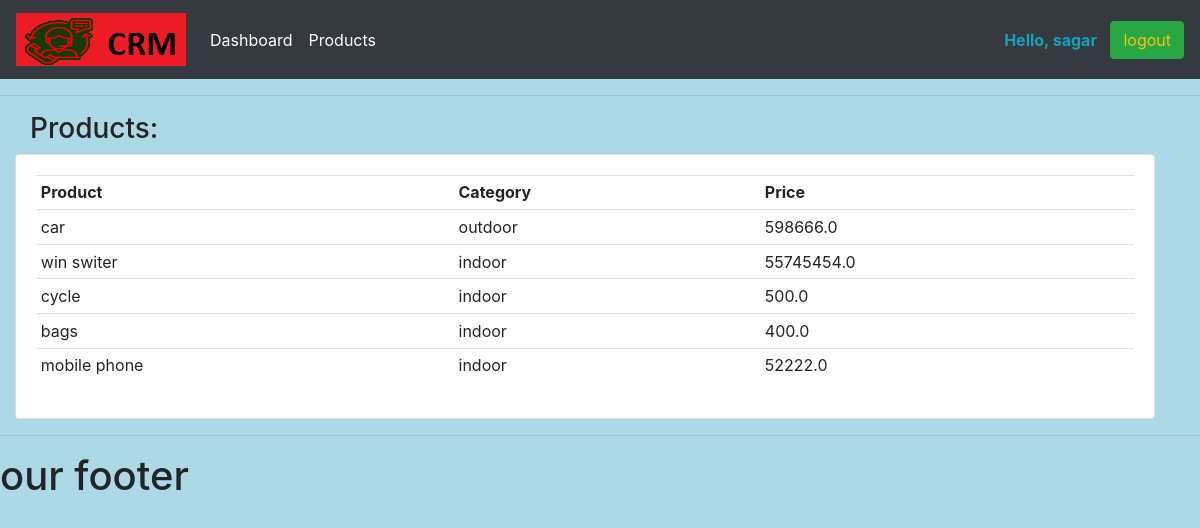
The app's page /product (signed in) with its own data.
### accounts/models.py (models this page shows, shortened)
class Product(models.Model):
    name = models.CharField(max_length=200, null=True)
    price = models.FloatField(null=True)
    CATEGORY = (
        ('indoor', 'indoor'),
        ('outdoor', 'outdoor'),
    )
    category = models.CharField(choices=CATEGORY, max_length=200, null=True)
    description = models.TextField(max_length=200, null=True, blank=True)
    date_created = models.DateTimeField(auto_now_add=True, null=True)
    tag = models.ManyToManyField(Tag)

### accounts/views.py (the view)
# urls.py: path('product', views.product, name="product"),
@login_required(login_url='login')
def product(request):
    products = Product.objects.all()
    return render(request, 'accounts/product.html', {'products': products})

### templates/accounts/product.html
{% extends 'accounts/main.html' %}
{% block content %}
<div class="row container-fluid">
    <h3 class="text- col-sm-12">
        Products:
    </h3>
</div>
<div class="row container-fluid">
    <div class="card card-body">
        <table class="table table-sm">
            <tr>
                <th>Product</th>
                <th>Category</th>
                <th>Price</th>
            </tr>
            {% for product in products %}
            <tr>
                <td>{{product.name}}</td>
                <td>{{product.category}}</td>
                <td>{{product.price}}</td>
            </tr>
             {% endfor %}
        </table>
    </div>
</div>
{% endblock %}

### templates/accounts/navbar.html (shortened to what this page needs)
{% load static%}
<nav class="navbar navbar-expand-lg navbar-dark bg-dark">
    <img class="navbar-brand" src="{% static '/images/logo.png'%}" alt="logo.png"></a>
    <div class="collapse navbar-collapse" id="navbarSupportedContent">
        <ul class="navbar-nav mr-auto">
            <li class="nav-item active">
                <a class="nav-link" href="{% url 'home' %}">Dashboard </a>
            </li>
            <li class="nav-item active">
                <a class="nav-link" href="{% url 'product' %}">Products</a>
            </li>
        </ul>
      <strong class="text-info"> Hello, {{request.user}}</strong>&nbsp&nbsp&nbsp
            <a href="{% url 'logout' %}" class="btn btn-success text-warning">logout</a>
    </div>
</nav>

### static/css/main.css (style rules this page uses)
body { background-color: lightblue; }

### records on screen
Product: name "car", category "outdoor", price "598666.0"
Product: name "win switer", category "indoor", price "55745454.0"
Product: name "cycle", category "indoor", price "500.0"
Product: name "bags", category "indoor", price "400.0"
Product: name "mobile phone", category "indoor", price "52222.0"

### other values on screen
{{ request.user }} "sagar"
